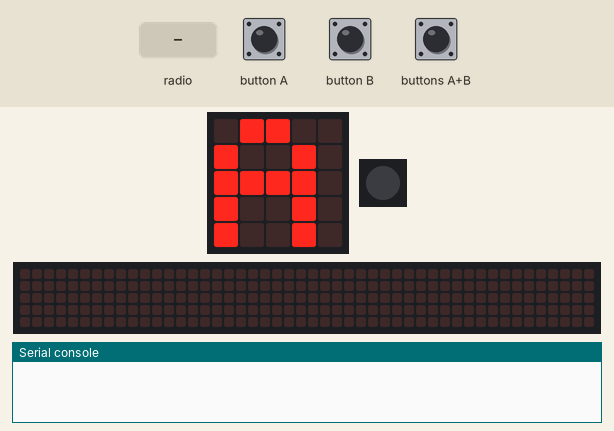
Recording of a program running on a simulated Calliope mini (MakeCode). Shown: the board's 5×5 LED display, 1 RGB LEDs in strip order, left to right, a strip that is not on the board, showing the scrolling text unrolled, the last lines printed to the serial console. Inputs (shaded band) come from the test bench. No radio messages arrive unless stated (any console line starting 'radio sent:' is added by the test bench); the 48×5 strip is a reading aid, not a part: it shows the text the display is scrolling, unrolled, one strip-width of it at a time.

Above: at 1.9 s.
2.0 s: buttons A+B pressed for 0.15 s
At 2.7 s:
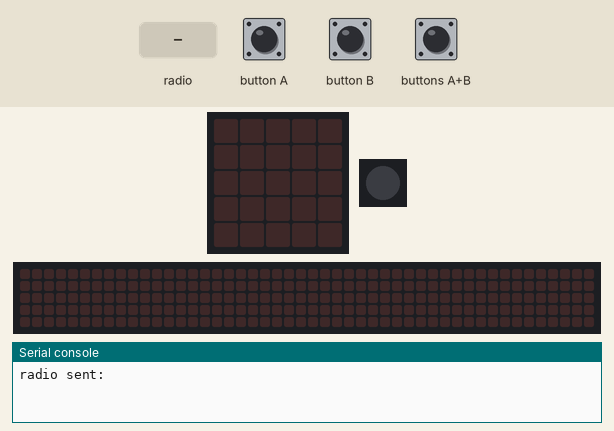
4.4 s: button B pressed for 0.15 s
At 5.1 s:
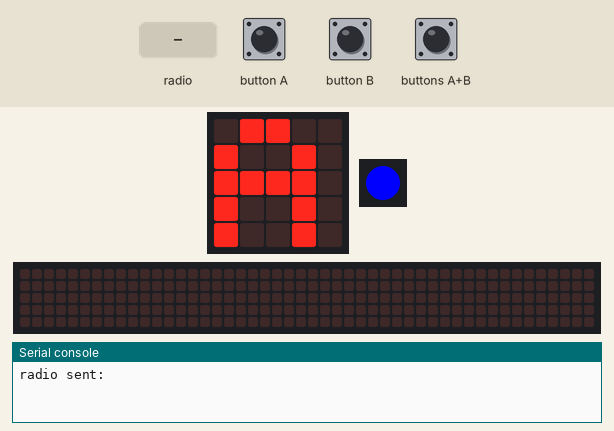
6.8 s: radio message "1" arrives
At 8.0 s:
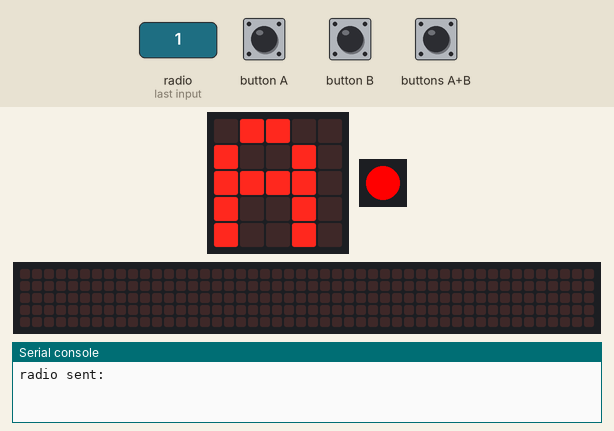
9.0 s: button A pressed for 0.15 s
At 10.3 s:
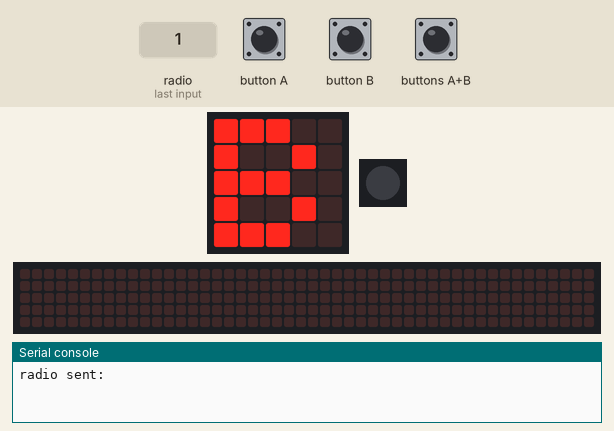
10.6 s: button B pressed for 0.15 s
At 10.82 s:
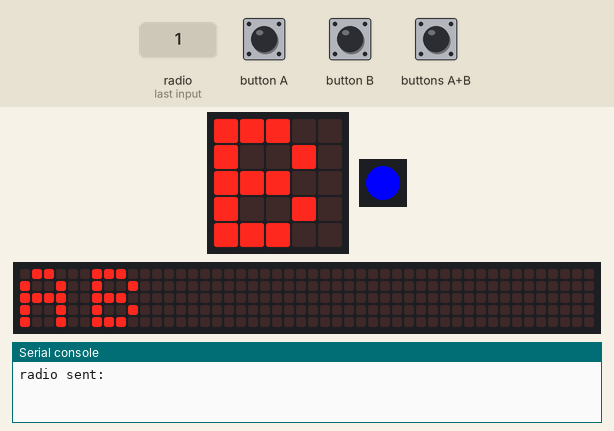
11.3 s: buttons A+B pressed for 1 s
At 14.27 s:
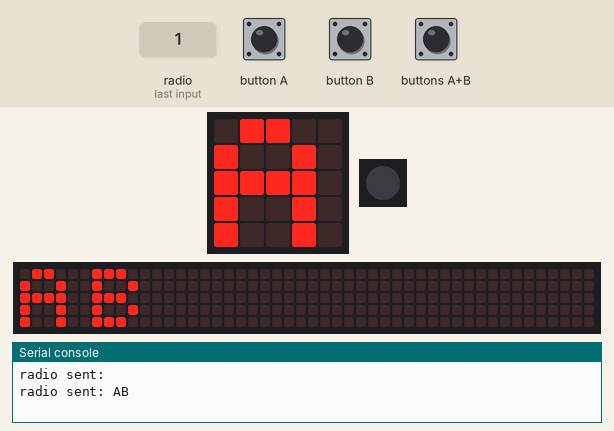
Timing chart, 0 to 15.8 s (numbered marks = the images above; inputs shaded):
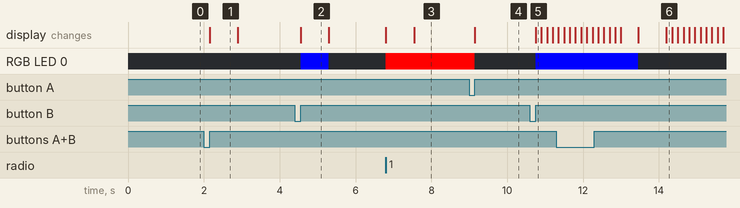

The program:

main.ts
```typescript
input.onButtonEvent(Button.A, input.buttonEventClick(), function () {
    basic.setLedColor(0x000000)
    if (BuschtabenNummer + 1 == Buchstaben.length) {
        BuschtabenNummer = 0
        basic.showString("" + (Buchstaben[BuschtabenNummer]))
    } else {
        BuschtabenNummer += 1
        basic.showString("" + (Buchstaben[BuschtabenNummer]))
    }
})
input.onButtonEvent(Button.AB, input.buttonEventClick(), function () {
    radio.sendString(Sending_text)
    basic.showString(Sending_text)
    BuschtabenNummer = 0
    basic.showString("" + (Buchstaben[BuschtabenNummer]))
})
input.onButtonEvent(Button.B, input.buttonEventClick(), function () {
    basic.setLedColor(0x0000ff)
    Sending_text = "" + Sending_text + Buchstaben[BuschtabenNummer]
    basic.showString(Sending_text)
    BuschtabenNummer = 0
    basic.setLedColor(0x000000)
    basic.showString("" + (Buchstaben[BuschtabenNummer]))
})
radio.onReceivedString(function (receivedString) {
    basic.setLedColor(0xff0000)
    basic.showString(receivedString)
    basic.showString("" + (Buchstaben[BuschtabenNummer]))
})
let Sending_text = ""
let Buchstaben: string[] = []
let BuschtabenNummer = 0
radio.setGroup(135)
BuschtabenNummer = 0
// The Array(Spookie)
Buchstaben = [
"A",
"B",
"C",
"D",
"E",
"F",
"G",
"H",
"I",
"Y",
"K",
"L",
"M",
"N",
"O",
"P",
"Q",
"R",
"S",
"T",
"U",
"V",
"W",
"X",
"Y",
"Z",
"!",
"?",
"0",
"1",
"2",
"3",
"4",
"5",
"6",
"7",
"8",
"9",
" ",
"+",
"-",
"*",
"/",
"%",
"(",
")",
"Hallo!",
"Hi!",
"Super",
"Cool",
"Dumm",
"Kopf"
]
basic.showString("" + (Buchstaben[BuschtabenNummer]))
basic.forever(function () {

})
```

test.ts
```typescript
// Hier kann man Tests durchführen; diese Datei wird nicht kompiliert, wenn dieses Paket als Erweiterung verwendet wird.
```

Measured:
- after the input at 2.0 s, the display: changes after 0.15 s (image 1)
- after the input at 4.4 s, RGB LED 0: off → RGB(0, 0, 255) after 0.15 s, → off 0.75 s later
- after the input at 6.8 s, RGB LED 0: off → RGB(255, 0, 0) at once; the display: first changes at once (image 3 shows a later state)
- after the input at 9.0 s, RGB LED 0: RGB(255, 0, 0) → off after 0.15 s; the display: changes after 0.15 s (image 4)
- after the input at 10.6 s, RGB LED 0: off → RGB(0, 0, 255) after 0.15 s; the display: changes after 0.15 s (image 5)
- after the input at 11.3 s, the display: first differs from a run without the input after 2.9 s (image 6)
- what the display in image 1 shows lasts 0.7 s, from 2.2 s to 2.9 s
